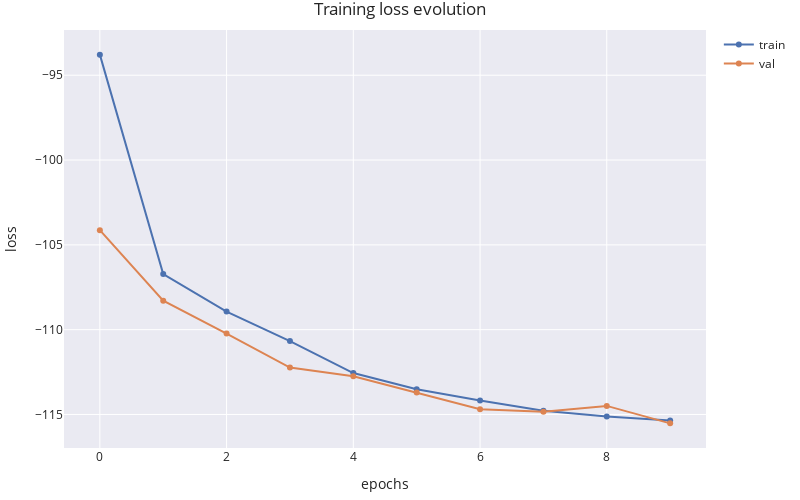
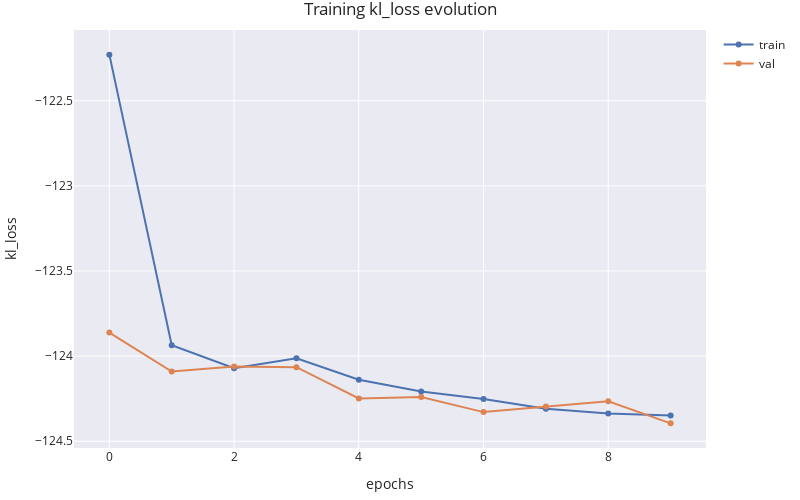
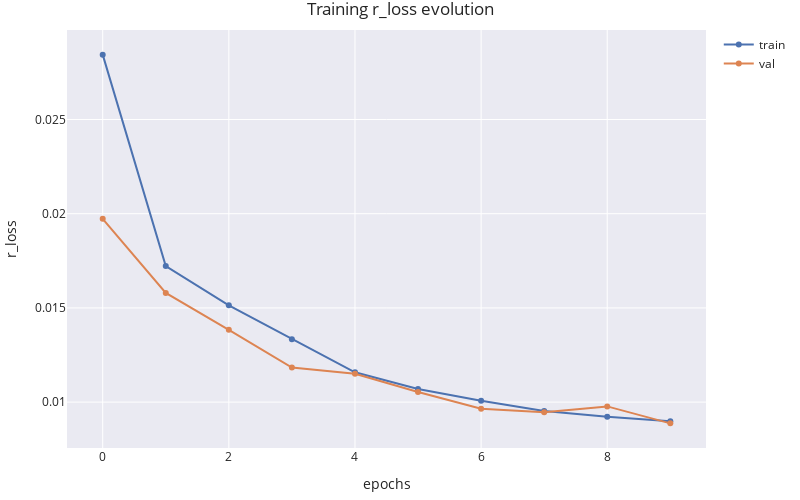
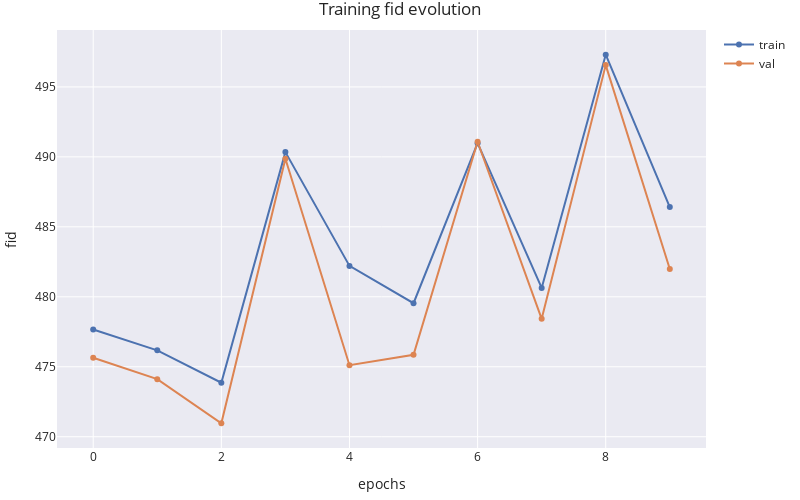

Notebook code for these charts, in order:
### Markdown cell above
Once the training has ended, the folder used as the `path` variable will store the following elements:

```
results/
    vae/    
        model.weights.h5 
        history.pkl
        val-preds/
            ...
        test-preds/
            ...
```

- [model.weights.h5](results/vae/model.weights.h5): The best model weights in terms of FID score in the validation set.
- [history.pkl](results/vae/history.pkl): The training history (losses and metrics).
- [val-preds](results/vae/val-preds/): The generated images of the validation set during the training process (by default, 100 images are saved per epoch).
- [test-preds](results/vae/test-preds): The generated images of the test set at the end of the trainingprocess, with the best weight configuration.

The function `plot_history()` (see [utils.py](utils.py)) displays the progress of a given measure during the training stage.

### Code cell
plot_history(vae_history, 'loss').show()
plot_history(vae_history, 'kl_loss').show()
plot_history(vae_history, 'r_loss').show()
plot_history(vae_history, 'fid').show()

### Figure 1 — Plotly figure (JSON) as saved in the notebook; plotly's stock layout.template omitted (floating-point values rounded to 4 significant figures)
{"data": [{"name": "train", "type": "scatter", "y": [-93.79, -106.7, -108.9, -110.7, -112.6, -113.5, -114.2, -114.8, -115.1, -115.4]}, {"name": "val", "type": "scatter", "y": [-104.1, -108.3, -110.2, -112.2, -112.7, -113.7, -114.7, -114.8, -114.5, -115.5]}], "layout": {"height": 500, "margin": {"b": 10, "l": 30, "r": 10, "t": 30}, "title": {"text": "Training loss evolution"}, "width": 800, "xaxis": {"title": {"text": "epochs"}}, "yaxis": {"title": {"text": "loss"}}}}

### Figure 2 — Plotly figure (JSON) as saved in the notebook; plotly's stock layout.template omitted (floating-point values rounded to 4 significant figures)
{"data": [{"name": "train", "type": "scatter", "y": [-122.2, -123.9, -124.1, -124.0, -124.1, -124.2, -124.3, -124.3, -124.3, -124.3]}, {"name": "val", "type": "scatter", "y": [-123.9, -124.1, -124.1, -124.1, -124.2, -124.2, -124.3, -124.3, -124.3, -124.4]}], "layout": {"height": 500, "margin": {"b": 10, "l": 30, "r": 10, "t": 30}, "title": {"text": "Training kl_loss evolution"}, "width": 800, "xaxis": {"title": {"text": "epochs"}}, "yaxis": {"title": {"text": "kl_loss"}}}}

### Figure 3 — Plotly figure (JSON) as saved in the notebook; plotly's stock layout.template omitted (floating-point values rounded to 4 significant figures)
{"data": [{"name": "train", "type": "scatter", "y": [0.02844, 0.01722, 0.01514, 0.01334, 0.01158, 0.01069, 0.01008, 0.009529, 0.009217, 0.008988]}, {"name": "val", "type": "scatter", "y": [0.01973, 0.0158, 0.01383, 0.01183, 0.0115, 0.01054, 0.009644, 0.009456, 0.009773, 0.008872]}], "layout": {"height": 500, "margin": {"b": 10, "l": 30, "r": 10, "t": 30}, "title": {"text": "Training r_loss evolution"}, "width": 800, "xaxis": {"title": {"text": "epochs"}}, "yaxis": {"title": {"text": "r_loss"}}}}

### Figure 4 — Plotly figure (JSON) as saved in the notebook; plotly's stock layout.template omitted (floating-point values rounded to 4 significant figures)
{"data": [{"name": "train", "type": "scatter", "y": [477.7, 476.2, 473.9, 490.3, 482.2, 479.5, 491.0, 480.6, 497.3, 486.4]}, {"name": "val", "type": "scatter", "y": [475.6, 474.1, 471.0, 489.9, 475.1, 475.9, 491.1, 478.4, 496.6, 482.0]}], "layout": {"height": 500, "margin": {"b": 10, "l": 30, "r": 10, "t": 30}, "title": {"text": "Training fid evolution"}, "width": 800, "xaxis": {"title": {"text": "epochs"}}, "yaxis": {"title": {"text": "fid"}}}}
